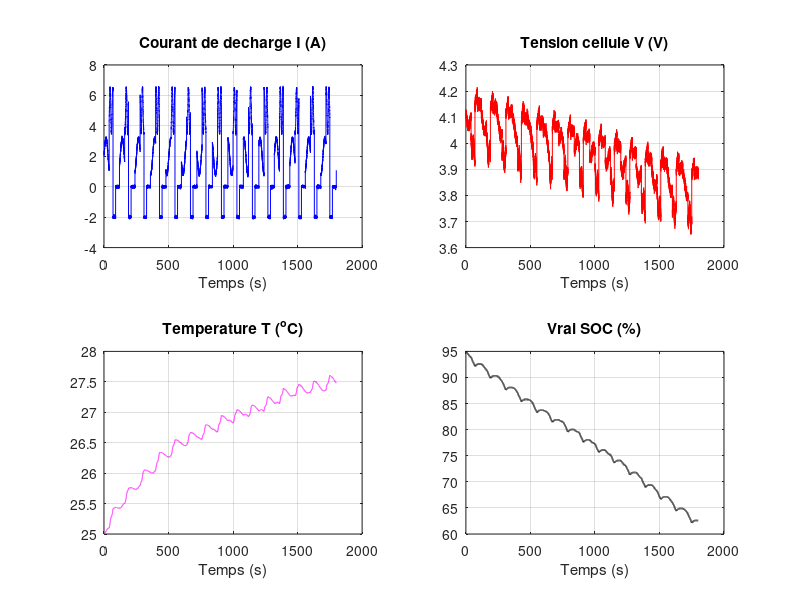

Write the MATLAB code that produced this figure.
% Projet BMS - Simulation Cellule Li-ion (Modele Thevenin 1-RC)
clear; clc; close all;

% 1. Parametres de la cellule (Type 18650)
Cn = 2.5;          % Capacite nominale en Ah
R0 = 0.025;        % Resistance ohmique (Ohm)
R1 = 0.015;        % Resistance de polarisation (Ohm)
C1 = 1500;         % Capacite de polarisation (F)
tau = R1 * C1;

% Parametres thermiques
Cth = 65;          % Capacite thermique (J/K)
hA = 0.08;         % Coefficient de convection (W/K)
Tamb = 25;         % Temperature ambiante (deg C)

% Courbe OCV en fonction du SOC (mesures experimentales)
soc_pts = [0.0,  0.1,  0.2,  0.3,  0.4,  0.5,  0.6,  0.7,  0.8,  0.9,  1.0];
ocv_pts = [3.00, 3.45, 3.62, 3.68, 3.74, 3.80, 3.87, 3.95, 4.05, 4.14, 4.20];

% 2. Vecteur temps et profil de courant
dt = 0.1;                  % Pas d'echantillonnage (100 ms)
t = 0:dt:1800;             % Duree du test : 30 min
N = length(t);

I = zeros(1, N);

% Profil de conduite simplifie (decharge, acceleration, freinage)
for k = 1:N
    t_sec = t(k);
    cycle = mod(t_sec, 120);
    
    if cycle < 40
        I(k) = 2.0 + 1.2 * sin(0.1 * t_sec);   % Conduite normale
    elseif cycle < 70
        I(k) = 5.0 + 1.5 * sin(0.3 * t_sec);   % Forte acceleration
    elseif cycle < 90
        I(k) = -2.0;                           % Freinage regeneratif
    else
        I(k) = 0.0;                            % Arret
    end
end

% Bruit de mesure capteur
I_mes = I + 0.05 * randn(1, N);

% 3. Simulation temporelle (Euler explicite)
soc = zeros(1, N);
V1 = zeros(1, N);
V = zeros(1, N);
T = zeros(1, N);

% Conditions initiales
soc(1) = 0.95;     % Batterie chargee a 95%
V1(1) = 0.0;
T(1) = Tamb;

for k = 1:N-1
    % Mise a jour du SOC (Coulomb counting)
    soc(k+1) = soc(k) - (I(k) * dt) / (Cn * 3600);
    
    % Interpolation de la tension OCV
    Voc = interp1(soc_pts, ocv_pts, soc(k), 'linear');
    
    % Tension aux bornes du circuit RC
    V1(k+1) = V1(k) + dt * (-V1(k)/tau + I(k)/C1);
    
    % Tension totale aux bornes de la cellule
    V(k) = Voc - R0 * I(k) - V1(k);
    
    % Modele thermique simple (Joule - Convection)
    P_perte = R0 * (I(k)^2);
    Q_conv = hA * (T(k) - Tamb);
    T(k+1) = T(k) + dt * (P_perte - Q_conv) / Cth;
end

% Dernier point de tension
Voc_fin = interp1(soc_pts, ocv_pts, soc(N), 'linear');
V(N) = Voc_fin - R0 * I(N) - V1(N);

% Ajout bruit sur la tension
V_mes = V + 0.01 * randn(1, N);

% 4. Sauvegarde des donnees pour l'entrainement
save('bms_data.mat', 't', 'I_mes', 'V_mes', 'T', 'soc');
disp('Simulation terminee. Donnees enregistrees dans bms_data.mat');

% 5. Tracé des resultats
figure;

subplot(2,2,1);
plot(t, I_mes, 'b');
title('Courant de decharge I (A)');
xlabel('Temps (s)'); grid on;

subplot(2,2,2);
plot(t, V_mes, 'r');
title('Tension cellule V (V)');
xlabel('Temps (s)'); grid on;

subplot(2,2,3);
plot(t, T, 'm');
title('Temperature T (^oC)');
xlabel('Temps (s)'); grid on;

subplot(2,2,4);
plot(t, soc * 100, 'k', 'LineWidth', 1.2);
title('Vrai SOC (%)');
xlabel('Temps (s)'); grid on;
